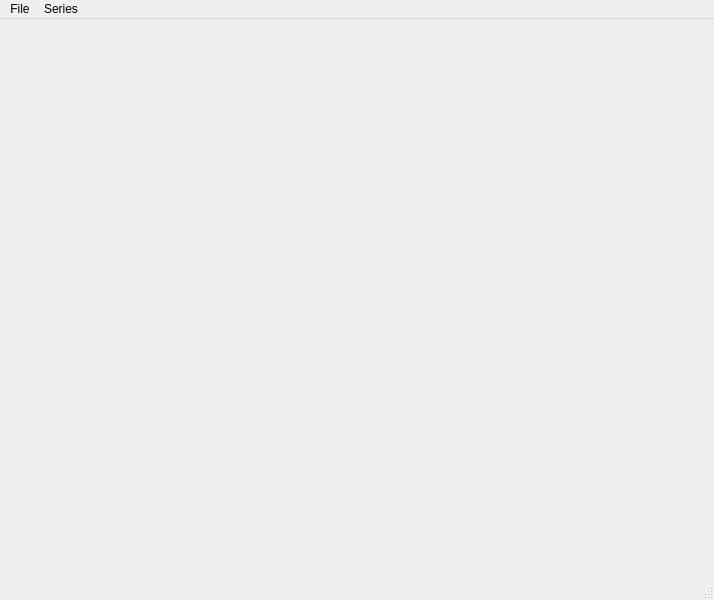
<?xml version="1.0" encoding="UTF-8"?>
<ui version="4.0">
 <class>MainWindow</class>
 <widget class="QMainWindow" name="MainWindow">
  <property name="geometry">
   <rect>
    <x>0</x>
    <y>0</y>
    <width>714</width>
    <height>600</height>
   </rect>
  </property>
  <property name="windowTitle">
   <string>Data Watcher</string>
  </property>
  <widget class="QWidget" name="centralwidget"/>
  <widget class="QStatusBar" name="statusbar"/>
  <widget class="QMenuBar" name="menubar">
   <property name="geometry">
    <rect>
     <x>0</x>
     <y>0</y>
     <width>714</width>
     <height>25</height>
    </rect>
   </property>
   <widget class="QMenu" name="menuFile">
    <property name="title">
     <string>File</string>
    </property>
    <addaction name="actionQuit"/>
   </widget>
   <widget class="QMenu" name="menuSeries">
    <property name="title">
     <string>Series</string>
    </property>
   </widget>
   <addaction name="menuFile"/>
   <addaction name="menuSeries"/>
  </widget>
  <action name="actionQuit">
   <property name="text">
    <string>Quit</string>
   </property>
  </action>
 </widget>
 <resources/>
 <connections>
  <connection>
   <sender>actionQuit</sender>
   <signal>activated()</signal>
   <receiver>MainWindow</receiver>
   <slot>close()</slot>
   <hints>
    <hint type="sourcelabel">
     <x>-1</x>
     <y>-1</y>
    </hint>
    <hint type="destinationlabel">
     <x>356</x>
     <y>299</y>
    </hint>
   </hints>
  </connection>
 </connections>
</ui>
